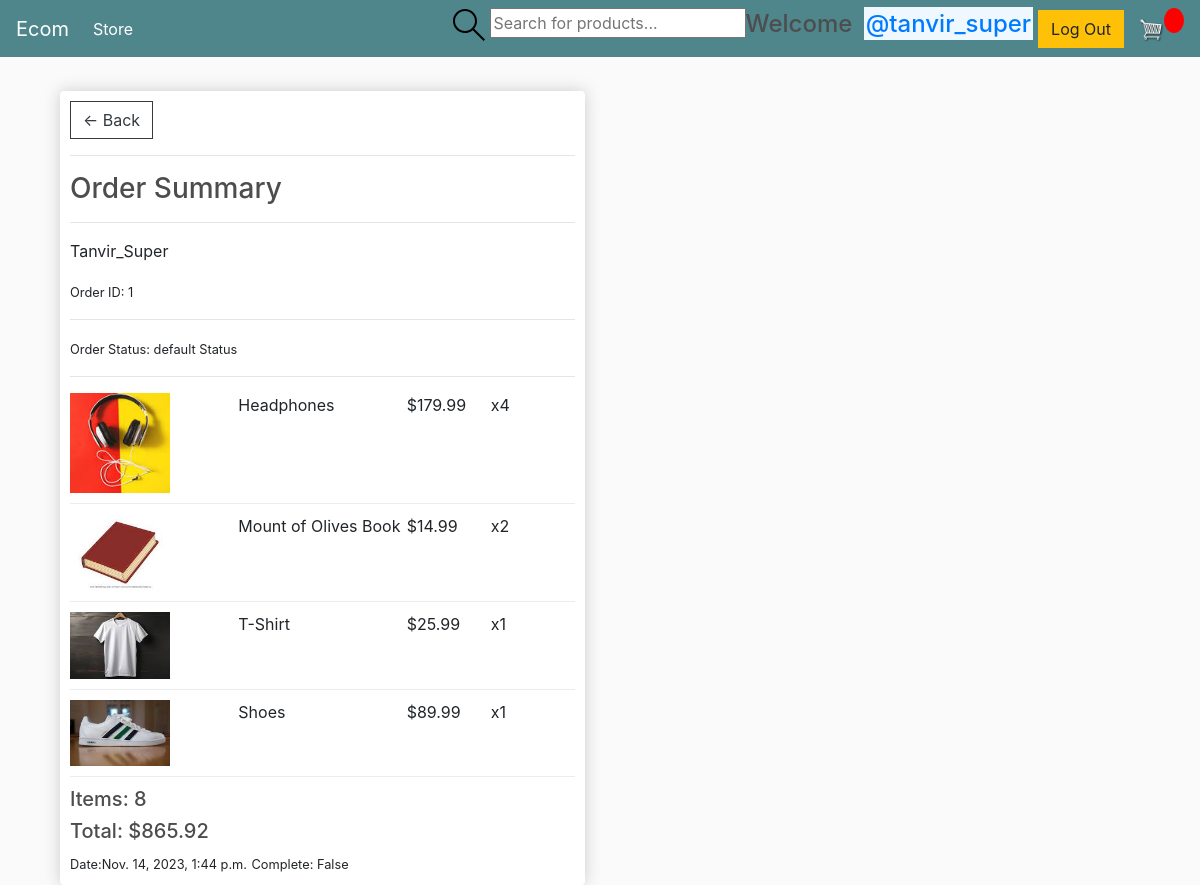
Before: /order_details/1/ (signed in) with the older database file.
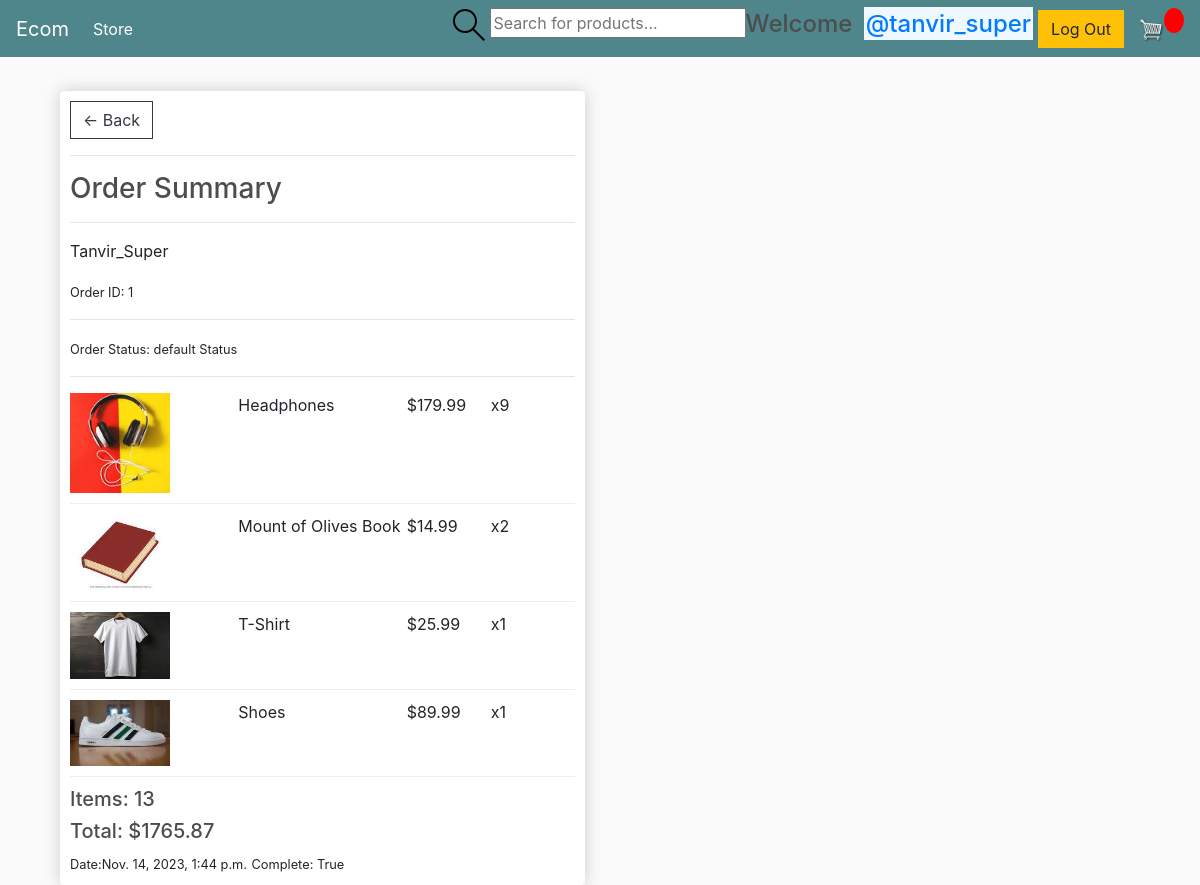
After: the same page with the newer database file.
### store/models.py (models this page shows, shortened)
class Order(models.Model):
	customer = models.ForeignKey(Customer, on_delete=models.SET_NULL, null=True, blank=True)
	date_ordered = models.DateTimeField(auto_now_add=True)
	complete = models.BooleanField(default=False)
	transaction_id = models.CharField(max_length=100, null=True)
	order_status=models.CharField(max_length=200,null=True,default="Processing")
	@property
	def get_cart_total(self):
		orderitems = self.orderitem_set.all()
		total = sum([item.get_total for item in orderitems])
		return total
	@property
	def get_cart_items(self):
		orderitems = self.orderitem_set.all()
		total = sum([item.quantity for item in orderitems])
		return total

class Customer(models.Model):
	user = models.OneToOneField(User, null=True, blank=True, on_delete=models.CASCADE)
	name = models.CharField(max_length=200, null=True)
	email = models.CharField(max_length=200,default="default@email.com")

class OrderItem(models.Model):
	product = models.ForeignKey(Product, on_delete=models.CASCADE,default=1)
	order = models.ForeignKey(Order, on_delete=models.SET_NULL, null=True)
	quantity = models.IntegerField(default=0, null=True, blank=True)
	date_added = models.DateTimeField(auto_now_add=True)
	@property
	def get_total(self):
		total = self.product.price * self.quantity
		return total

class Product(models.Model):
	name = models.CharField(max_length=200,default="Default")
	description=models.TextField(null=True,blank=True)
	price = models.FloatField()
	digital = models.BooleanField(default=False,null=True, blank=True)
	image = models.ImageField(null=True, blank=True)
	@property
	def imageURL(self):
		try:
			url = self.image.url
		except:
			url = ''
		return url

### store/views.py (the view)
# urls.py: path('order_details/<str:pk>/',views.orderDetails,name='order_details'),
@login_required(login_url='login')
def orderDetails(request,pk):
    order=Order.objects.get(id=pk)
    orderItems=OrderItem.objects.filter(order=order)
    if request.user!=order.customer.user:
        return HttpResponse('You are not allowed here!!!')
    context={'orderItems':orderItems,'order':order}
    return render(request,'store/order_details.html',context)

### store/templates/store/order_details.html
{% extends 'store/main.html' %}
{% load static %}
{% block content %}
<div class="col-lg-6">
    <div class="box-element">
        <a  class="btn btn-outline-dark" href="{% url 'user-profile' request.user.id %}">&#x2190; Back</a>
        <hr>
        <h3>Order Summary</h3>
        <hr>
        <p>{{order.customer.name}}</p>
        <small>Order ID: {{order.id}} </small><hr>
        <small>Order Status: {{order.order_status}} </small>
        <hr>
        {% for item in orderItems %}
        <div class="cart-row">
            <div style="flex:2"><img class="row-image" src="{{item.product.imageURL}}"></div>
            <div style="flex:2"><p>{{item.product.name}}</p></div>
            <div style="flex:1"><p>${{item.product.price|floatformat:2}}</p></div>
            <div style="flex:1"><p>x{{item.quantity}}</p></div>
        </div>
        {% endfor %}
        <h5>Items:   {{order.get_cart_items}}</h5>
        <h5>Total:   ${{order.get_cart_total|floatformat:2}}</h5>
        <small>Date:{{ order.date_ordered }}</small>
        <small>Complete: {{ order.complete }}</small>
    </div>
</div>
{% endblock content %}

### store/templates/store/main.html (shortened to what this page needs)
<!DOCTYPE html>
{% load static %}
<html>
<head>
	<link rel="stylesheet" href="https://stackpath.bootstrapcdn.com/bootstrap/4.4.1/css/bootstrap.min.css">
	<link rel="stylesheet" type="text/css" href="{% static 'css/main.css' %}">
</head>
<body>
	<nav class="navbar navbar-expand-lg navbar-dark bg-dark">
	  <a class="navbar-brand" href="{% url 'store' %}">Ecom</a>
	  <div class="collapse navbar-collapse" id="navbarSupportedContent">
	    <ul class="navbar-nav mr-auto">
	      <li class="nav-item active">
	        <a class="nav-link" href="{% url 'store' %}">Store <span class="sr-only">(current)</span></a>
	      </li>
	    </ul>
		<form class="header__search" method="GET" action="{% url 'store' %}">
			<label>
			  <input name="q" placeholder="Search for products..." />
			</label>
		  </form>
	    <div class="form-inline my-2 my-lg-0">
			 {% if request.user.is_authenticated %}
			 <h4> Welcome <a href="{% url 'user-profile' request.user.id %}" style="background-color: aliceblue; margin: 5px; padding: 2px;">@{{request.user.username}}</a></h4>
			 <a href="{% url 'logout' %}" class="btn btn-warning">Log Out</a>
	     	 {% else %}
			  <a href="{% url 'login' %}" class="btn btn-warning">Login</a>
			 {% endif %}
	     	<a href="{% url 'cart' %}">
	    		<img  id="cart-icon" src="{% static 'images/cart.png' %}">
	    	</a>
	    	<p id="cart-total">{{cartItems}}</p>
	    </div>
	  </div>
	</nav>
     <div class="container">
            <br>
            {% block content %}
            {% endblock content %}
         </div>
</body>
</html>

### static/css/main.css (style rules this page uses)
body { background-color: hsl(0, 0%, 98%); }
h1,h2,h3,h4,h5,h6 { color:hsl(0, 0%, 30%); }
.box-element { box-shadow:hsl(0, 0%, 80%) 0 0 16px; background-color: #fff; border-radius: 4px; padding: 10px; }
.bg-dark { background-color: #4f868c!important; }
#cart-icon { width:25px; display: inline-block; margin-left: 15px; }
#cart-total { display: block; text-align: center; color:#fff; background-color: red; width: 20px; height: 25px; border-radius: 50%; font-size: 14px; }
.col-lg-4, .col-lg-6, .col-lg-8, .col-lg-12 { margin-top: 10px; }
.btn { border-radius: 0; }
.row-image { width: 100px; }
.cart-row { display: flex; align-items: flex-stretch; padding-bottom: 10px; margin-bottom: 10px; border-bottom: 1px solid #ececec; }

Changed rows visible on the page:
changed Order "default Status": get_cart_items "8" → "13"; get_cart_total "865.92" → "1765.87"; complete "False" → "True"
changed OrderItem "Headphones": quantity "4" → "9"
